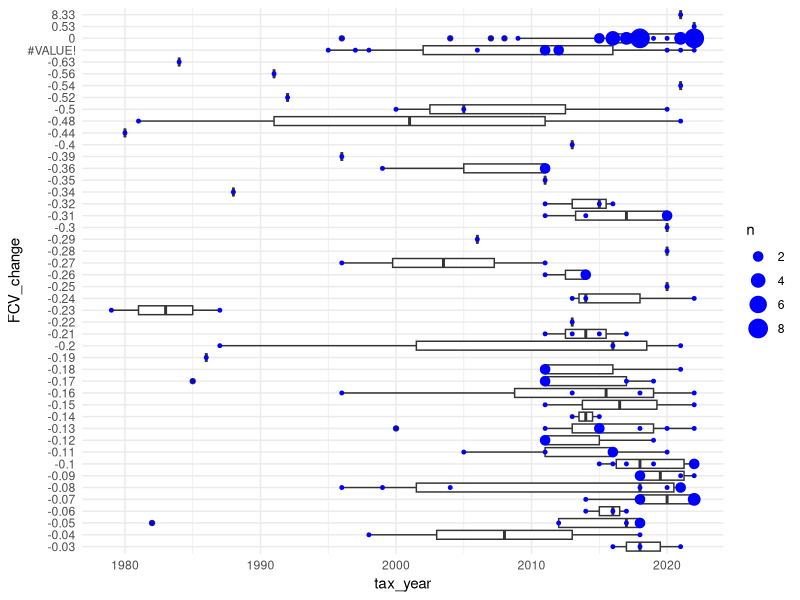
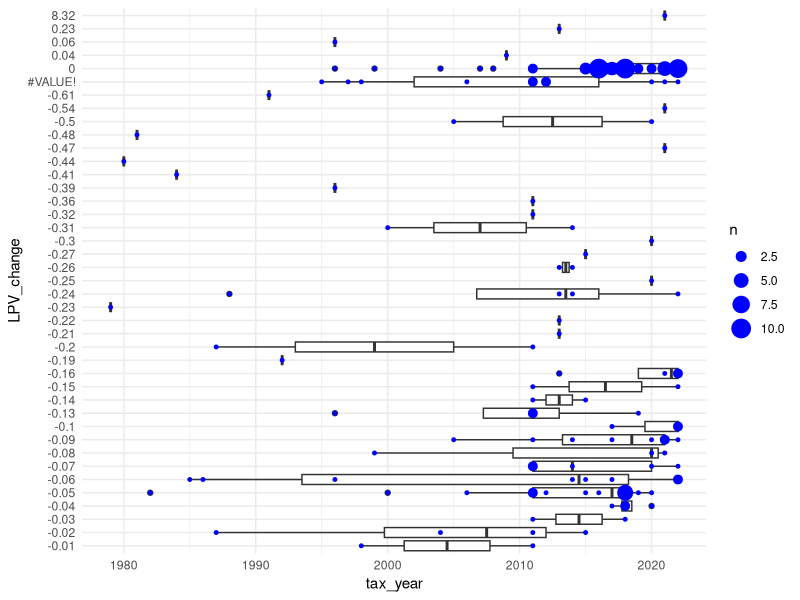

These charts were generated, in order, by the following R code:

library(tidyverse)

# read data into tibble
petitions <- read_csv("Updated/Master_edited_new.csv")

# create identifier
petitions$ID <- 1:nrow(petitions)

# rename relevant columns
names(petitions)[1] <- 'include'
names(petitions)[3] <- 'tax_year'
names(petitions)[11] <- 'FCV_owner'
names(petitions)[12] <- 'LPV_owner'
names(petitions)[13] <- 'FCV_notice'
names(petitions)[14] <- 'LPV_notice'
names(petitions)[15] <- 'FCV_decision'
names(petitions)[16] <- 'LPV_decision'
names(petitions)[19] <- 'outcome'
names(petitions)[20] <- 'outcome_details'
names(petitions)[21] <- 'FCV_change'
names(petitions)[22] <- 'LPV_change'

# plot of LPV changes across the years
p1a <- ggplot(petitions, aes(x=tax_year, y=FCV_change)) + geom_boxplot() + theme_minimal()
p1a <- p1a + geom_point(color = "blue",stat = "sum", aes(size = after_stat(n))) 

# plot of FCV changes across the years
p1b <- ggplot(petitions, aes(x=tax_year, y=LPV_change)) + geom_boxplot() + theme_minimal()
p1b <- p1b + geom_point(color = "blue",stat = "sum", aes(size = after_stat(n))) 
